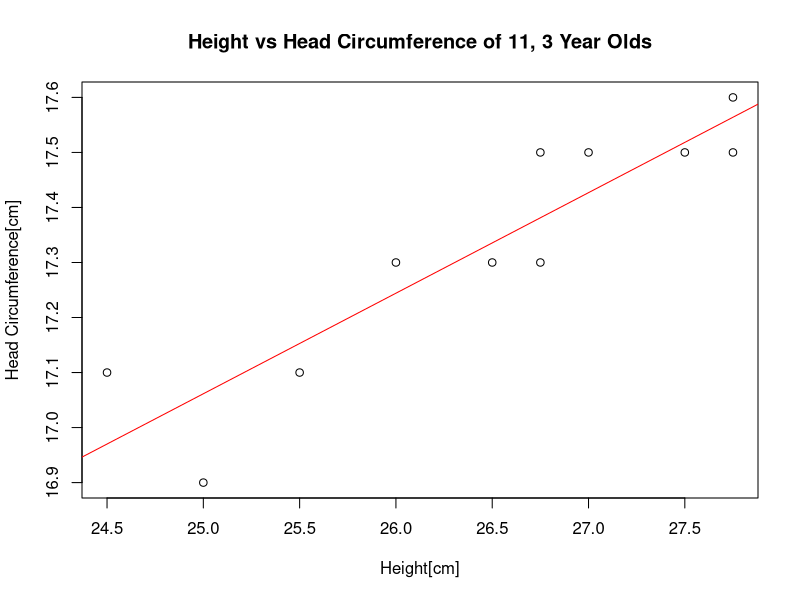
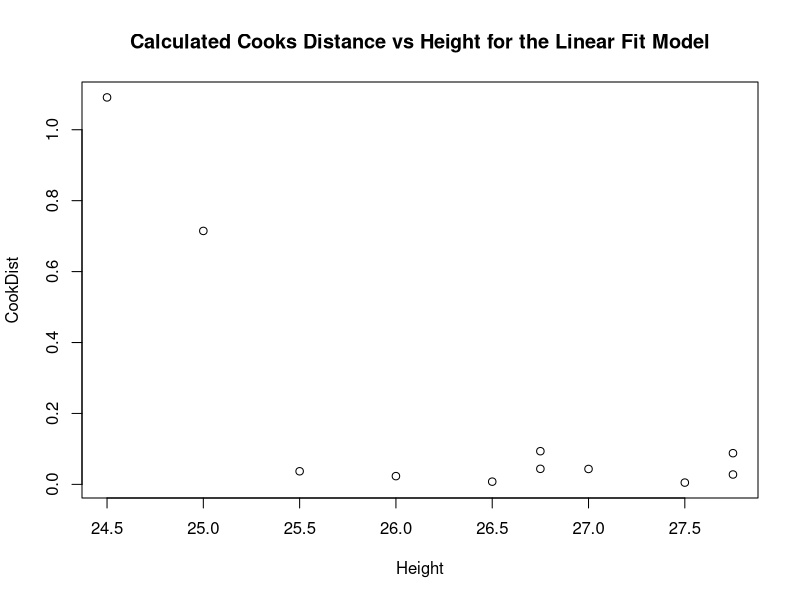
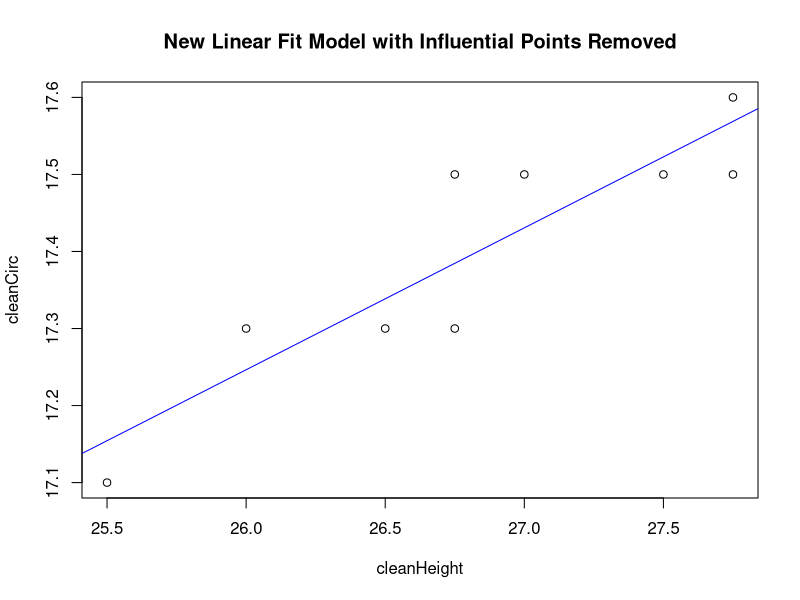
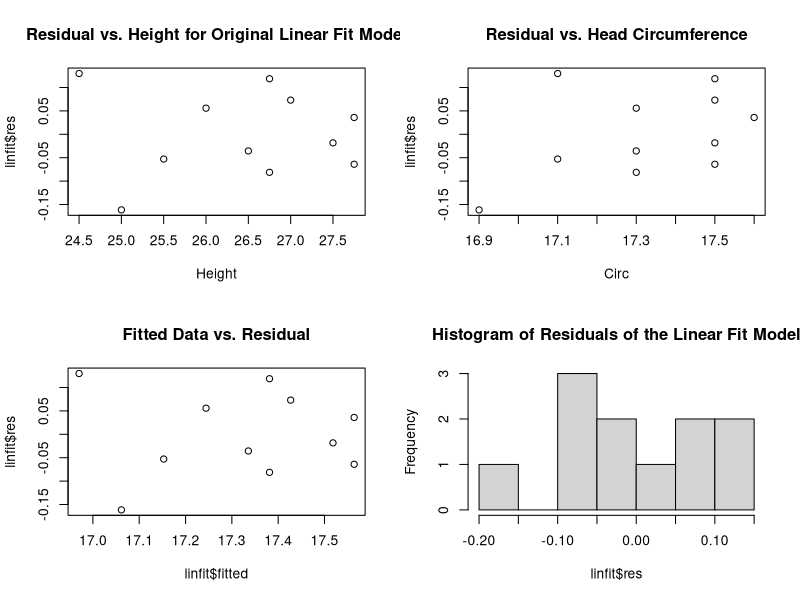
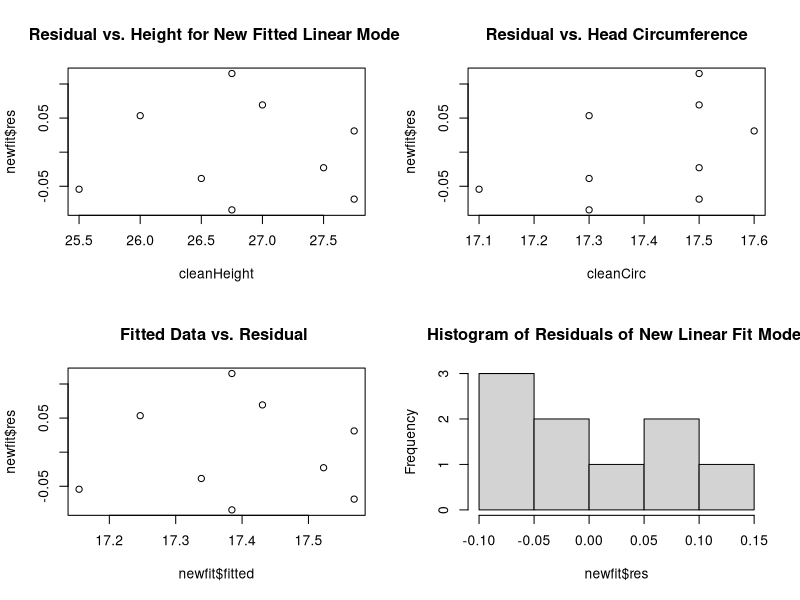
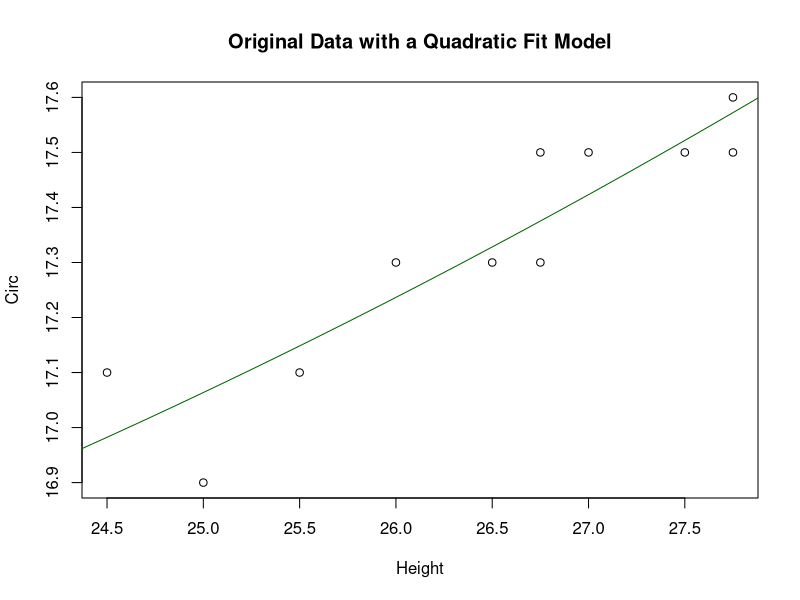

Write the R code that produced these figures, in order.
#Assignment # 2 

#1o. Created matrix for data set. First column is height and second is head circumference.

# Note: All plots can be viewed within Quartz history (moving backward and forward)

Data = matrix (c(27.75, 24.5, 25.5, 26, 25, 27.75, 26.5, 27, 26.75, 26.75, 27.5,17.5, 17.1, 17.1, 17.3, 16.9, 17.6, 17.3, 17.5, 17.3, 17.5, 17.5),
nrow=11, ncol=2)

#Stored x column as height and y column as circ.

Height = Data[1:11,1]

Circ = Data[1:11, 2]

#1a.Creating a plot/graph for the matrix created above. 

#Labels x and y axis, assumed height and circumference measured in units of cm given babies are very small. 

plot(Height, Circ, main = "Height vs Head Circumference of 11, 3 Year Olds", xlab = "Height[cm]", ylab = "Head Circumference[cm]")

#1.b

cor.test(Height,Circ)
cov(Height,Circ)

#correlation is 0.9110727 and covariance of 0.2188636 suggesting that there is a positive relationship between these two variable, however given that the covariance is a small positive number it is a weak positive relationship. 

#2a. Creating a linear fit into the graph created above using a least squares regression. 

linfit <- lm(Circ~Height) 

#fit returns the following, Coefficients: (y-Intercept) -52.254, slope = 4.542 

abline(linfit, col="red") 

#3.a Computing the cooks distance 

CookDist = cooks.distance(linfit) 
plot (Height, CookDist, main = "Calculated Cooks Distance vs Height for the Linear Fit Model")
cleanHeight = c(Height[1], Height[3:4] , Height[6:11])
cleanCirc = c(Circ[1], Circ[3:4], Circ[6:11])
newfit <- lm(cleanCirc~cleanHeight)
plot(cleanHeight, cleanCirc, main = "New Linear Fit Model with Influential Points Removed")
abline(newfit, col = "blue")

cor.test(cleanHeight,cleanCirc)
cov(cleanHeight,cleanCirc)

# The cooks distances revealed two influential points (outliars), that were deleted. The new fit model reveals suprisingly that the correlation and covariance both decreased once the ouliars were removed. This shows that the relationship between these two variables of height of baby and the circumference of the head is still positively related by is even weaker once removing the influential points. 

#3b. 

# Calculating residuals for the original linear fit model. 

resid(linfit) 
par (mfrow =c(2,2) )
plot (Height, linfit $ res, main = "Residual vs. Height for Original Linear Fit Model" )
plot (Circ, linfit $ res, main = "Residual vs. Head Circumference" )
plot (linfit$fitted, linfit $ res, main = "Fitted Data vs. Residual")
hist(linfit$res, main = "Histogram of Residuals of the Linear Fit Model" ) 

# Observation: After plotting the residuals it can be seen that the points are scatters spaciously around zero. 

#3c. 

resid(newfit)
plot (cleanHeight, newfit $ res, main = "Residual vs. Height for New Fitted Linear Model" )
plot (cleanCirc, newfit $ res, main = "Residual vs. Head Circumference") 
plot (newfit$fitted, newfit $ res, main = "Fitted Data vs. Residual ") 
hist(newfit$res, main = "Histogram of Residuals of New Linear Fit Model")

# The residuals in this new fit model are scattered closely towards zero. This signifies a more stronger relationship. 

#3d. The assumption that removing the outliars would give a better understanding of the relationship was shown through a lower correlation and lower covariance. However the residual data showed a more predicted value given its closer proximity of points towards zero. 

#4a. Creating a Quadratic Fit Model for the Original Data 

Height2 = Height^2
quadfit <- lm(Circ~ Height + Height2) 

summary(quadfit) 

Heightvalues <- seq(0, 30, 0.1) 
predictedCirc <- predict(quadfit, list(Height=Heightvalues, Height2=Heightvalues^2)) 
par(mfrow=c(1,1))
plot(Height, Circ, main = "Original Data with a Quadratic Fit Model")
lines(Heightvalues, predictedCirc, col = "darkgreen")



